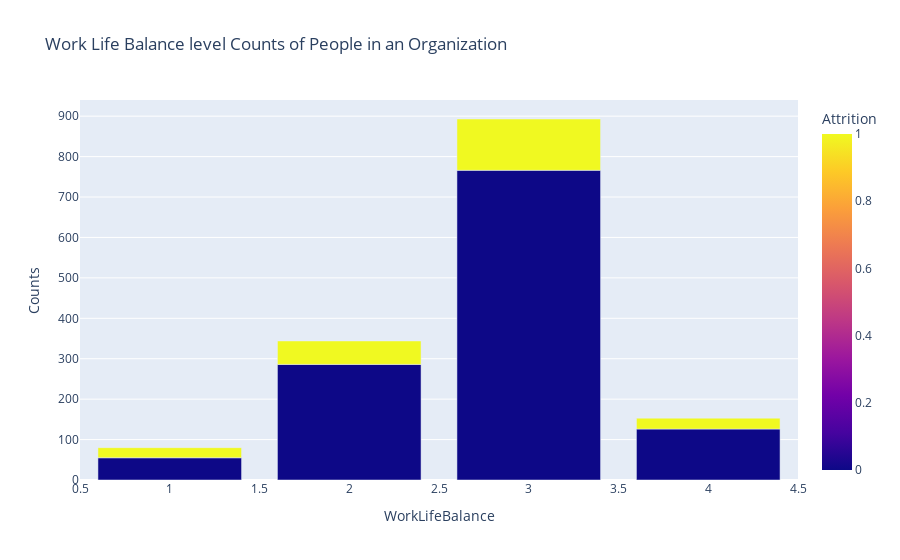

Notebook source saved alongside this figure:
### Code cell
wlb_att=data.groupby(['WorkLifeBalance','Attrition']).apply(lambda x:x['DailyRate'].count()).reset_index(name='Counts')
px.bar(wlb_att,x='WorkLifeBalance',y='Counts',color='Attrition',title='Work Life Balance level Counts of People in an Organization')

### Figure 1 — Plotly figure (JSON) as saved in the notebook; plotly's stock layout.template omitted (floating-point values rounded to 4 significant figures)
{"data": [{"alignmentgroup": "True", "hovertemplate": "WorkLifeBalance=%{x}<br>Counts=%{y}<br>Attrition=%{marker.color}<extra></extra>", "legendgroup": "", "marker": {"color": [0, 1, 0, 1, 0, 1, 0, 1], "coloraxis": "coloraxis", "pattern": {"shape": ""}}, "name": "", "offsetgroup": "", "orientation": "v", "showlegend": false, "textposition": "auto", "type": "bar", "x": [1, 1, 2, 2, 3, 3, 4, 4], "xaxis": "x", "y": [55, 25, 286, 58, 766, 127, 126, 27], "yaxis": "y"}], "layout": {"barmode": "relative", "coloraxis": {"colorbar": {"title": {"text": "Attrition"}}, "colorscale": [[0, "#0d0887"], [0.1111, "#46039f"], [0.2222, "#7201a8"], [0.3333, "#9c179e"], [0.4444, "#bd3786"], [0.5556, "#d8576b"], [0.6667, "#ed7953"], [0.7778, "#fb9f3a"], [0.8889, "#fdca26"], [1, "#f0f921"]]}, "legend": {"tracegroupgap": 0}, "title": {"text": "Work Life Balance level Counts of People in an Organization"}, "xaxis": {"anchor": "y", "domain": [0, 1], "title": {"text": "WorkLifeBalance"}}, "yaxis": {"anchor": "x", "domain": [0, 1], "title": {"text": "Counts"}}}}
